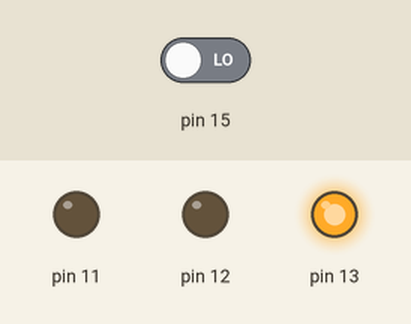
This program was run on a simulated Raspberry Pi (header pin numbers). On the bench: output pins drawn as LEDs (lit = HIGH). The inputs (shaded band) are chosen by the test bench; at power-on: pin 15 LOW. Random numbers come from a fixed seed; what the program prints to the terminal is not drawn. At 8.0 s the program stops and its outputs stay as they are.

Above: at 0.1 s.
At 2.1 s:
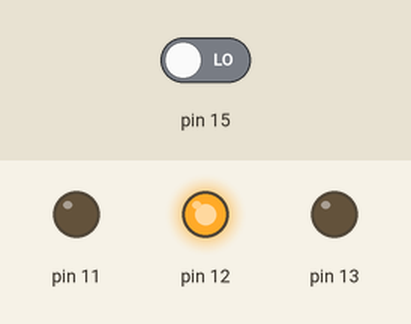
At 4.1 s:
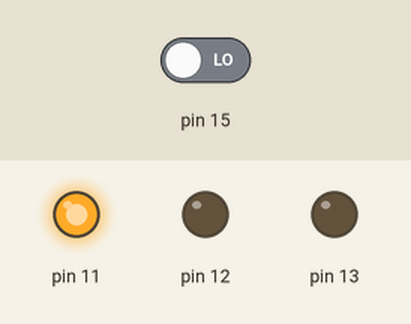
At 6.1 s:
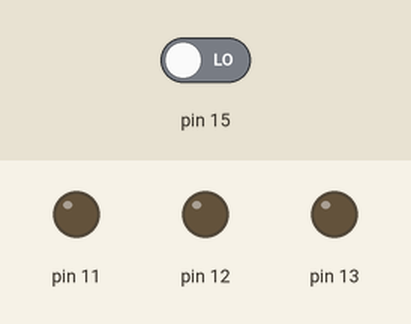
Timing chart, 0 to 7.6 s (numbered marks = the images above):
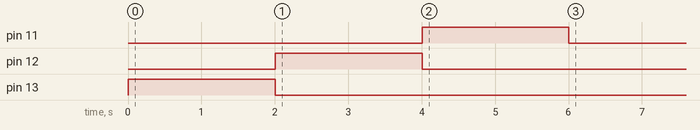

The program:

control.py
```python
import RPi.GPIO as GPIO
import random as rnd
import time

class Log:
    values = [];
    limit  = 100;

    def __init__(self, _limit):
        values     = [];
        self.limit = _limit

    def add(self, _value):
        self.values.append(_value)
        if len(self.values) > self.limit:
            self.values.pop(0);

    def average(self):
        return self.sum() / len(self.values)

    def sum(self):
        sum    = 0
        for value in self.values:
            sum += value

        return sum

    def extremes(self, _start, _stop):
        min    = self.values[0]
        max    = self.values[0]
        for value in self.values:
            if value < min:
                min = value
            if value > max:
                max = value

        return {"min": min, "max": max}


class Device:
    pin   = 0
    input = True
    value = False

    def __init__(self, _pin, _input):
        self.pin   = _pin
        self.input = _input

        GPIO.setup(self.pin, self.input if GPIO.IN else GPIO.OUT)

    def start(self):
        if self.input:
            print "not an output"
            return

        self.value = True
        GPIO.output(self.pin, True)

    def stop(self):
        if self.input:
            print "not an output"
            return

        self.value = False
        GPIO.output(self.pin, False)


    def read(self):
        return GPIO.input

    def __str__(self):
        return "On pin " + str(self.pin) + " is " + str(self.input) if "input" else "output"

class Motor(Device):
    def start(self):
        Device.start(self);

    def stop(self):
        Device.stop(self);


class irCounter(Device):
    input  = True
    counter = 0
    log    = None
    event  = None

    def __init__(self, _pin, _log):
        Device.__init__(self, _pin, True)
        self.log = _log


    def callback(self):
        self.counter += 1

    def start(self):
        self.event = GPIO.add_event_detect(self.pin, GPIO.RISING, callback=self.callback, bouncetime=1)

    def stop(self):
        GPIO.remove_event_detect(self.pin)


class DeviceController:
    devices = {};

    def stopMotor(self, _motor):
        self.devices["motor"][_motor].stop()

    def startMotor(self, _motor):
        self.devices["motor"][_motor].start()

    def __init__(self):
        self.devices["motor"] = {}

        self.devices["irLed"] = Device(10, True);
        self.devices["irCounter"] = irCounter(15,Log(100))

        self.devices["motor"]["food"    ] = Motor(13, False)
        self.devices["motor"]["poison"  ] = Motor(12, False)
        self.devices["motor"]["rejector"] = Motor(11, False)

        for key, _motor in self.devices["motor"].iteritems():
            GPIO.setup(_motor.pin, GPIO.OUT)


if __name__ == '__main__':
    GPIO.setmode(GPIO.BOARD)
    dc = DeviceController();
    dc.startMotor("food");
    log = Log(10)

    for x in range(0,10):
        log.add(rnd.uniform(1,100))

    print "Values"
    print log.values
    print "Average"
    print log.average();
    print "extremes"
    print log.extremes(0,10)

    for key, _device in dc.devices["motor"].iteritems():
        print "start motor " + str(key)
        _device.start()
        time.sleep(2)

        print "stop motor " + str(key)
        _device.stop()

    print "Start ir Led"
    dc.devices["irLed"].start();
    print "Start ir Counter"
    dc.devices["irCounter"].start();

    time.sleep(1)

    dc.devices["irCounter"].stop();

    print "collected " + str(dc.devices["irCounter"].log.sum())

    print "Stop ir Led"
    dc.devices["irLed"].stop();

    print "Start ir Counter"
    dc.devices["irCounter"].start();

    print "collected " + str(dc.devices["irCounter"].log.sum())


    time.sleep(1)

    print "collected " + str(dc.devices["irCounter"].log.sum())

    for key, _device in dc.devices.iteritems():
        print str(key) + " " + str(_device)

    GPIO.cleanup()
```

Measured:
- by itself, pin 11: LOW → HIGH at 4.0 s, → LOW 2.0 s later
- by itself, pin 12: LOW → HIGH at 2.0 s, → LOW 2.0 s later
- by itself, pin 13: LOW → HIGH at 0.00 s, → LOW 2.0 s later
